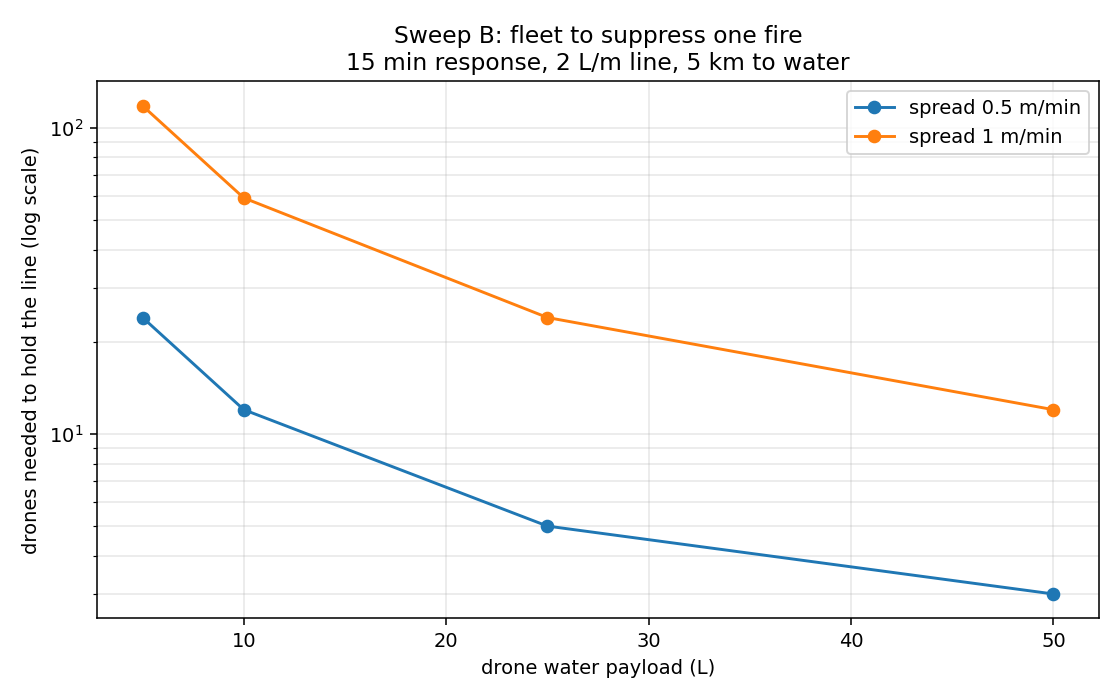

Reproduce this figure in Python.
"""Sweep B: how many water-carrying drones would it take to hold a fire line?

Expected output is a NEGATIVE result. This exists to close the "why not just
put water on the drones" question in investor meetings with a number instead
of an opinion, and to be cheap enough that nobody is tempted to fund it
further. See docs/superpowers/specs/ ("What comes after").

Deterministic, not Monte Carlo. Containment has a closed form: a free-burning
fire creates new perimeter at a constant rate, so the water needed to hold it
is a constant flow rate, not a volume. Sampling seasons would add noise to an
answer that has no randomness in it.

    python suppression.py          # run the sweep, write CSV + chart
    python suppression.py --check  # self-checks only
"""

import csv
import itertools
import math
import sys

import matplotlib
matplotlib.use("Agg")
import matplotlib.pyplot as plt

# ponytail: every euro figure is a placeholder, same rule as sweep.py CONFIG.
# Swap for real quotes and rerun; no logic depends on the values.
CONFIG = {
    # --- drone ---
    "cruise_mps": 20.0,           # same as sweep.py; absorbs wind derating
    "drop_s": 20.0,               # line-up + release over the target
    "refill_s": 180.0,            # land, refill tank, swap/charge battery
    "water_kg_per_l": 1.0,
    # --- logistics ---
    "water_source_km": 5.0,       # base-to-fire one-way; a dedicated fire is
                                  # not served from the nearest base but from
                                  # wherever water is, hence its own knob
    # --- suppression physics ---
    # Direct attack needs a wetted line ahead of the flame front. 1 L/m is
    # optimistic light fuel, 4 L/m is realistic shrub. Source: swap for a
    # cited figure before this goes in a deck.
    "water_l_per_m": (1.0, 2.0, 4.0),
    # Rate of spread, Mediterranean shrub under fire weather, m/min.
    "ros_m_per_min": (0.5, 1.0, 2.0),
    # Aerial suppression is ineffective above roughly this fireline intensity
    # regardless of how much water arrives; crews and helicopters are pulled
    # for the same reason. Used as a hard time window, not a modelled term.
    "intensity_limit_kw_per_m": 4000.0,
    # ponytail: Byram's I = H * w * ROS says fireline intensity scales
    # linearly with rate of spread; a fixed-time window ignores that, so the
    # growth rate is quoted at a reference ROS and scaled linearly with the
    # swept ros_m_per_min instead. Ceiling: this is still a linear stand-in,
    # not Byram's formula with real fuel load/heat yield - upgrade path is
    # Tier 1 with cited fuel data.
    "intensity_growth_kw_per_m_per_min_at_ref_ros": 200.0,
    "ref_ros_m_per_min": 1.0,
    # --- response ---
    "response_delay_min": (5.0, 15.0, 30.0),  # ignition -> first water on fire
    "payload_l": (5.0, 10.0, 25.0, 50.0),     # 5L toy .. 50L heavy-lift
    # Share of the perimeter direct attack must hold. 1.0 = full ring
    # (worst case, wetting the entire growing circle forever); 0.5 = head
    # and flanks only, crediting progressive containment on the rest.
    "perimeter_share": 1.0,
    # --- the incumbent we are being compared to ---
    "heli_drop_l": 3000.0,
    "heli_cycle_s": 900.0,
    "heli_eur_per_hour": 5000.0,
    # --- drone cost, for the comparison line ---
    "drone_cost": 15_000.0,       # matches sweep.py; heavy-lift is optimistic
}


def validate_config(cfg):
    """Fail loud at startup rather than mid-sweep."""
    positive = [
        "cruise_mps", "drop_s", "refill_s", "water_source_km",
        "intensity_limit_kw_per_m", "intensity_growth_kw_per_m_per_min_at_ref_ros",
        "ref_ros_m_per_min", "perimeter_share",
        "heli_drop_l", "heli_cycle_s", "drone_cost",
    ]
    for key in positive:
        assert cfg[key] > 0, f"CONFIG[{key!r}] must be positive, got {cfg[key]!r}"
    for key in ("water_l_per_m", "ros_m_per_min", "response_delay_min", "payload_l"):
        assert len(cfg[key]) > 0, f"CONFIG[{key!r}] must be a non-empty axis"
        assert all(v > 0 for v in cfg[key]), f"CONFIG[{key!r}] values must be positive"


def cycle_s(cfg):
    """Seconds for one drone to deliver one payload and be ready again."""
    return 2.0 * cfg["water_source_km"] * 1000.0 / cfg["cruise_mps"] + cfg["drop_s"] + cfg["refill_s"]


def drone_flow_lps(payload_l, cfg):
    """Sustained water delivery of ONE drone, litres per second."""
    return payload_l / cycle_s(cfg)


def perimeter_m(ros_m_per_min, t_min):
    """Perimeter of a circular free-burning fire at t minutes after ignition."""
    return 2.0 * math.pi * ros_m_per_min * t_min


def hold_flow_lps(ros_m_per_min, water_l_per_m, perimeter_share=1.0):
    """Flow needed to WET the held share of new perimeter as fast as the
    fire creates it.

    dP/dt = 2*pi*ROS is constant for a circular fire, so the holding
    requirement is a constant flow rate independent of when you arrive.
    Arriving late does not raise this rate; it raises the one-off knockdown
    volume below.

    perimeter_share defaults to 1.0: the worst case of wetting the whole
    growing ring forever. Real direct attack concentrates on the unheld
    arc (head and flanks), often well under half the circle - pass a
    smaller share to credit progressive containment on the rest.
    """
    return 2.0 * math.pi * ros_m_per_min * water_l_per_m * perimeter_share / 60.0


def knockdown_l(ros_m_per_min, water_l_per_m, t_min):
    """One-off volume to wet the perimeter that already exists on arrival."""
    return perimeter_m(ros_m_per_min, t_min) * water_l_per_m


def window_min(ros_m_per_min, cfg):
    """Minutes from ignition until fireline intensity passes the point where
    water stops working. Beyond this the fleet size is academic.

    Byram's I = H * w * ROS: intensity scales linearly with rate of spread,
    so a faster fire must hit the limit sooner. Growth rate is quoted at a
    reference ROS and scaled linearly - see ponytail on CONFIG.
    """
    growth = (cfg["intensity_growth_kw_per_m_per_min_at_ref_ros"]
              * ros_m_per_min / cfg["ref_ros_m_per_min"])
    return cfg["intensity_limit_kw_per_m"] / growth


def fleet_size(payload_l, ros_m_per_min, water_l_per_m, delay_min, cfg):
    """Drones needed to knock down the existing perimeter AND then hold it.

    Knockdown must land inside the remaining window before intensity passes
    the limit, so it too becomes a flow requirement, not just a volume.
    """
    remaining_min = window_min(ros_m_per_min, cfg) - delay_min
    per_drone = drone_flow_lps(payload_l, cfg)
    hold = hold_flow_lps(ros_m_per_min, water_l_per_m, cfg["perimeter_share"])
    if remaining_min <= 0.0:
        # Arrived after water stops working. No fleet size succeeds.
        return None, hold / per_drone, float("inf")
    knock = knockdown_l(ros_m_per_min, water_l_per_m, delay_min) / (remaining_min * 60.0)
    n = math.ceil((hold + knock) / per_drone)
    return n, hold / per_drone, knock / per_drone


def heli_equivalent(cfg):
    """Sustained flow of one helicopter, litres per second."""
    return cfg["heli_drop_l"] / cfg["heli_cycle_s"]


def run_sweep(cfg=CONFIG):
    rows = []
    axes = itertools.product(
        cfg["payload_l"], cfg["ros_m_per_min"], cfg["water_l_per_m"], cfg["response_delay_min"]
    )
    half_cfg = dict(cfg, perimeter_share=0.5)
    for payload_l, ros, wpm, delay in axes:
        n, hold_drones, knock_drones = fleet_size(payload_l, ros, wpm, delay, cfg)
        feasible = n is not None
        n_half, _, _ = fleet_size(payload_l, ros, wpm, delay, half_cfg)
        rows.append({
            "payload_l": payload_l,
            "ros_m_per_min": ros,
            "water_l_per_m": wpm,
            "response_delay_min": delay,
            "fleet_drones": n if feasible else "",
            "feasible": feasible,
            "hold_only_drones": round(hold_drones, 1),
            "knockdown_drones": (round(knock_drones, 1) if feasible else ""),
            "fleet_capex_eur": (n * cfg["drone_cost"] if feasible else ""),
            "heli_equivalent": (
                round(n * drone_flow_lps(payload_l, cfg) / heli_equivalent(cfg), 2)
                if feasible else ""
            ),
            # perimeter_share=0.5: head-and-flanks direct attack instead of
            # the full-ring worst case. See CONFIG["perimeter_share"].
            "fleet_drones_half_perimeter": n_half if n_half is not None else "",
        })
    return rows


def write_csv(rows, path="suppression.csv"):
    with open(path, "w", newline="") as fh:
        w = csv.DictWriter(fh, fieldnames=list(rows[0].keys()))
        w.writeheader()
        w.writerows(rows)
    return path


def plot_fleet(rows, cfg=CONFIG, path="suppression.png"):
    """Fleet size vs payload, one line per rate of spread, at the mid delay."""
    delay = sorted(cfg["response_delay_min"])[len(cfg["response_delay_min"]) // 2]
    wpm = sorted(cfg["water_l_per_m"])[len(cfg["water_l_per_m"]) // 2]
    fig, ax = plt.subplots(figsize=(8, 5))
    for ros in sorted(cfg["ros_m_per_min"]):
        pts = [
            (r["payload_l"], r["fleet_drones"]) for r in rows
            if r["ros_m_per_min"] == ros and r["response_delay_min"] == delay
            and r["water_l_per_m"] == wpm and r["feasible"]
        ]
        if pts:
            pts.sort()
            ax.plot([p[0] for p in pts], [p[1] for p in pts], marker="o",
                    label=f"spread {ros:g} m/min")
    ax.set_yscale("log")
    ax.set_xlabel("drone water payload (L)")
    ax.set_ylabel("drones needed to hold the line (log scale)")
    ax.set_title(
        f"Sweep B: fleet to suppress one fire\n"
        f"{delay:g} min response, {wpm:g} L/m line, "
        f"{cfg['water_source_km']:g} km to water"
    )
    ax.grid(True, which="both", alpha=0.3)
    ax.legend()
    fig.tight_layout()
    fig.savefig(path, dpi=140)
    plt.close(fig)
    return path


def report(rows, cfg=CONFIG):
    """The three sentences this whole file exists to produce."""
    heli_lps = heli_equivalent(cfg)
    mid_ros = sorted(cfg["ros_m_per_min"])[len(cfg["ros_m_per_min"]) // 2]
    mid_wpm = sorted(cfg["water_l_per_m"])[len(cfg["water_l_per_m"]) // 2]
    mid_delay = sorted(cfg["response_delay_min"])[len(cfg["response_delay_min"]) // 2]
    best_payload = max(cfg["payload_l"])
    n, _, _ = fleet_size(best_payload, mid_ros, mid_wpm, mid_delay, cfg)
    n_half, _, _ = fleet_size(best_payload, mid_ros, mid_wpm, mid_delay,
                               dict(cfg, perimeter_share=0.5))
    lines = [
        f"Water stops working ~{window_min(mid_ros, cfg):g} min after ignition at "
        f"{mid_ros:g} m/min ({cfg['intensity_limit_kw_per_m']:g} kW/m at "
        f"{cfg['intensity_growth_kw_per_m_per_min_at_ref_ros']:g} kW/m/min "
        f"quoted at {cfg['ref_ros_m_per_min']:g} m/min, scaled linearly with spread).",
        f"One drone cycle is {cycle_s(cfg) / 60.0:.1f} min for "
        f"{best_payload:g} L -> {drone_flow_lps(best_payload, cfg):.2f} L/s sustained.",
        f"One helicopter sustains {heli_lps:.1f} L/s "
        f"= {heli_lps / drone_flow_lps(best_payload, cfg):.0f} of those drones.",
        f"Fleet sizes assume the full-ring worst case (perimeter_share="
        f"{cfg['perimeter_share']:g}: wetting the entire growing perimeter "
        f"continuously). Crediting head-and-flanks direct attack only "
        f"(perimeter_share=0.5) roughly halves the requirement.",
    ]
    if n is None:
        lines.append(
            f"At {mid_ros:g} m/min, {mid_wpm:g} L/m, {mid_delay:g} min response: "
            f"NO fleet size works - water arrives after the window closes."
        )
    else:
        half_txt = f"{n_half} at perimeter_share=0.5" if n_half is not None else "still infeasible at 0.5"
        lines.append(
            f"At {mid_ros:g} m/min, {mid_wpm:g} L/m, {mid_delay:g} min response: "
            f"{n} x {best_payload:g}L drones = EUR {n * cfg['drone_cost']:,.0f} capex "
            f"to match roughly {n * drone_flow_lps(best_payload, cfg) / heli_lps:.1f} helicopters "
            f"({half_txt})."
        )
    infeasible = sum(1 for r in rows if not r["feasible"])
    lines.append(f"{infeasible}/{len(rows)} configs cannot be held at any fleet size.")
    return "\n".join(lines)


# --- self-checks: the smallest things that fail if the logic breaks ---

def check_flow():
    cfg = dict(CONFIG, water_source_km=1.0, cruise_mps=10.0, drop_s=0.0, refill_s=100.0)
    # 2 * 1000 m / 10 mps = 200 s travel + 100 s refill = 300 s
    assert cycle_s(cfg) == 300.0, cycle_s(cfg)
    assert drone_flow_lps(30.0, cfg) == 0.1, drone_flow_lps(30.0, cfg)
    # Bigger payload and shorter cycle both raise sustained flow.
    assert drone_flow_lps(60.0, cfg) > drone_flow_lps(30.0, cfg)
    assert drone_flow_lps(30.0, dict(cfg, refill_s=10.0)) > drone_flow_lps(30.0, cfg)


def check_hold_is_arrival_independent():
    """The holding flow must not depend on when you show up - only the
    one-off knockdown does. If this ever couples, the model is wrong."""
    a = hold_flow_lps(1.0, 2.0)
    assert a == hold_flow_lps(1.0, 2.0)
    assert hold_flow_lps(2.0, 2.0) == 2.0 * a, "holding flow must scale with spread"
    assert hold_flow_lps(1.0, 4.0) == 2.0 * a, "holding flow must scale with L/m"
    # 2*pi*1 m/min * 2 L/m = 12.566 L/min = 0.2094 L/s
    assert abs(a - 2.0 * math.pi * 2.0 / 60.0) < 1e-12


def check_knockdown_grows_with_delay():
    early = knockdown_l(1.0, 2.0, 5.0)
    late = knockdown_l(1.0, 2.0, 20.0)
    assert late == 4.0 * early, (early, late)
    assert knockdown_l(1.0, 2.0, 0.0) == 0.0


def check_fleet_monotonic():
    """Every axis must push fleet size the way physics says, or an axis is
    inert - the exact defect that survived six reviews in Tier 0."""
    base = dict(payload_l=25.0, ros_m_per_min=1.0, water_l_per_m=2.0, delay_min=5.0, cfg=CONFIG)
    n0, _, _ = fleet_size(**base)
    assert n0 is not None and n0 > 0, n0
    bigger, _, _ = fleet_size(**dict(base, payload_l=50.0))
    assert bigger < n0, f"bigger payload must need fewer drones: {bigger} vs {n0}"
    faster, _, _ = fleet_size(**dict(base, ros_m_per_min=2.0))
    assert faster > n0, f"faster spread must need more drones: {faster} vs {n0}"
    wetter, _, _ = fleet_size(**dict(base, water_l_per_m=4.0))
    assert wetter > n0, f"more water per metre must need more drones: {wetter} vs {n0}"
    later, _, _ = fleet_size(**dict(base, delay_min=15.0))
    assert later > n0, f"later arrival must need more drones: {later} vs {n0}"
    farther, _, _ = fleet_size(**dict(base, cfg=dict(CONFIG, water_source_km=20.0)))
    assert farther > n0, f"farther water must need more drones: {farther} vs {n0}"


def check_window_closes():
    """Past the intensity limit, no fleet works. Must return None, not a
    large number - a large number would read as 'expensive but possible'."""
    late = window_min(1.0, CONFIG) + 1.0
    n, _, _ = fleet_size(25.0, 1.0, 2.0, late, CONFIG)
    assert n is None, n
    n, _, _ = fleet_size(25.0, 1.0, 2.0, window_min(1.0, CONFIG) - 1.0, CONFIG)
    assert n is not None and n > 0, n


def check_window_shrinks_with_spread():
    """window_min must depend on ros_m_per_min, not just restate the limit
    and growth-rate config values - the exact defect this file shipped
    with: a 'derived' number that was actually a constant."""
    slow = window_min(0.5, CONFIG)
    ref = window_min(1.0, CONFIG)
    fast = window_min(2.0, CONFIG)
    assert fast < ref < slow, (slow, ref, fast)
    # linear ramp -> window scales exactly inversely with ROS
    assert abs(fast - ref / 2.0) < 1e-9, (fast, ref)
    assert abs(slow - ref * 2.0) < 1e-9, (slow, ref)


def check_perimeter_share_moves_fleet():
    """perimeter_share must actually reduce the holding requirement and
    fleet size, or the knob is decorative."""
    full = hold_flow_lps(1.0, 2.0, perimeter_share=1.0)
    half = hold_flow_lps(1.0, 2.0, perimeter_share=0.5)
    assert half == full / 2.0, (full, half)
    n_full, _, _ = fleet_size(25.0, 1.0, 2.0, 10.0, CONFIG)
    n_half, _, _ = fleet_size(25.0, 1.0, 2.0, 10.0, dict(CONFIG, perimeter_share=0.5))
    assert n_full is not None and n_half is not None, (n_full, n_half)
    assert n_half < n_full, f"halving perimeter_share must need fewer drones: {n_half} vs {n_full}"


def check_sweep_shape():
    rows = run_sweep()
    expected = (len(CONFIG["payload_l"]) * len(CONFIG["ros_m_per_min"])
                * len(CONFIG["water_l_per_m"]) * len(CONFIG["response_delay_min"]))
    assert len(rows) == expected, (len(rows), expected)
    assert any(r["feasible"] for r in rows), "sweep found no feasible config at all"


def run_checks():
    for fn in (check_flow, check_hold_is_arrival_independent, check_knockdown_grows_with_delay,
               check_fleet_monotonic, check_window_closes, check_window_shrinks_with_spread,
               check_perimeter_share_moves_fleet, check_sweep_shape):
        fn()
        print(f"ok  {fn.__name__}")
    print("all checks passed")


if __name__ == "__main__":
    validate_config(CONFIG)
    if "--check" in sys.argv:
        run_checks()
        sys.exit(0)
    run_checks()
    rows = run_sweep()
    print(f"\n{write_csv(rows)}  {len(rows)} configs")
    print(plot_fleet(rows))
    print()
    print(report(rows))
